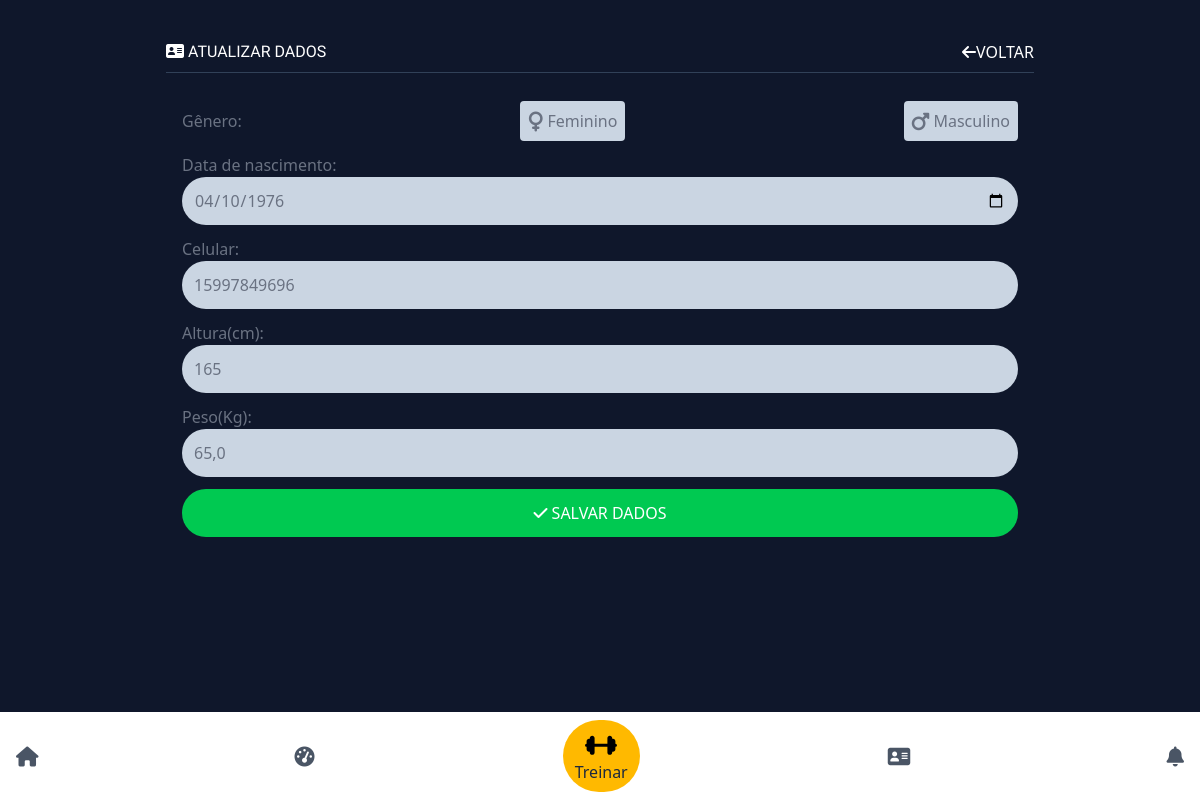
The page /update-dados/ (signed in) on the database its author committed.
### app/models.py (models this page shows, shortened)
class DadosIniciais(models.Model):
    user_id = models.ForeignKey(User, on_delete=models.CASCADE)
    data_nascimento = models.DateField(blank=True)
    celular = models.CharField(blank=True)
    altura = models.IntegerField(blank=True)
    peso = models.FloatField(blank=True)
    genero = models.CharField(max_length=255, blank=True)

### app/views.py (the view, shortened to what this page needs)
# urls.py: path('update-dados/', views.update_dados, name='update_dados'),
def update_dados(request):
    dados = DadosIniciais.objects.get(user_id=request.user)
    if request.method == 'GET':
        context={
            'dados':dados
        }
        return render(request, 'configuracoes/update_dados.html', context)

### app/templates/configuracoes/update_dados.html (shortened to what this page needs)
{% extends 'base/base.html' %}
{% block 'content'%}
{% if user %}
<section class="content w-full max-w-[900px] m-auto my-4 p-4 text-white space-y-3">
    <div class="flex items-center justify-between  border-b-1 border-slate-700">
        <h1 class="text-center py-2"><i class="fa fa-address-card"></i>&nbsp;Atualizar dados</h1>
        <a href="{% url 'home' %}" class="uppercase"><i class="fa fa-arrow-left"></i>Voltar</a>
    </div>
    <div class="">
               <form action="{% url 'update_dados' %}" method="post" class="text-gray-500 w-full flex flex-col justify-start space-y-3 p-4">
            <div class="flex items-center justify-between">
                <label class="block">Gênero:</label>
                <a href="#" id="feminino" class="rounded hover:text-white p-2 bg-slate-300 hover:bg-pink-400 flex items-center justify-center"><i class="fa fa-venus fa-lg"></i>&nbsp;Feminino</a>
                <a href="#" id="masculino" class="rounded p-2 hover:text-white bg-slate-300 hover:bg-cyan-400 flex items-center justify-center"><i class="fa fa-mars fa-lg"></i>&nbsp;Masculino</a>
            </div>
            <div>
                <label class="block">Data de nascimento:</label>
                <input type="date" required name="nascimento" class="bg-slate-300 p-3 rounded-full w-full" value="{{dados.data_nascimento|date:'Y-m-d'}}">
            </div>
            <div>
                <label class="block">Celular:</label>
                <input type="text" required name="celular" class="celular bg-slate-300 p-3 rounded-full w-full" placeholder="Ex: (15) 00000-0000" value="{{dados.celular}}">
            </div>
            <div>
                <label class="block">Altura(cm):</label>
                <input type="number" required name="altura" class="bg-slate-300 p-3 rounded-full w-full" placeholder="Ex: 175" value="{{dados.altura}}">
            </div>
            <div>
                <label class="block">Peso(Kg):</label>
                <input type="text" required name="peso" class="peso bg-slate-300 p-3 rounded-full w-full" placeholder="Ex: 65,5" value="{{dados.peso}}">
            </div>
            <button type="submit" class="cursor-pointer bg-green-500 text-white font-medium uppercase rounded-full p-3"><i class="fa fa-check"></i>&nbsp;Salvar dados</button>
        </form>
    </div>
</section>
{% endif %}
{% endblock %}

### app/static/css/style.css (style rules this page uses)
h1 { font-family: "Cal Sans", sans-serif !important; font-style: normal; text-transform: uppercase; }

### rows shown on the page
DadosIniciais: nascimento "04/10/1976", celular "15997849696", altura "165", peso "65,0"
